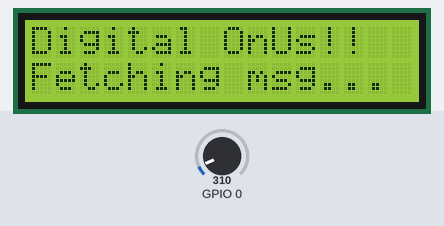
Recording of a sketch running on a simulated ESP32. Shown: 16×2 character LCD. The inputs (shaded band) are chosen by the test bench; at power-on: GPIO 0 = 310. WiFi joins after 1.5 s; servers stay silent unless stated; uploads are accepted with an empty reply; what the sketch prints to the serial monitor is not drawn.

Above: at 10.1 s.
At 11.4 s:
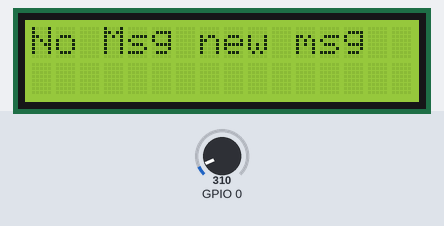

The sketch:

arduino_firmware.ino
```cpp
#include <SPI.h>
#include <WiFi.h>
#include <LiquidCrystal.h>

char ssid[] = "java.lang.NullPointerException";     //  your network SSID (name)
char pass[] = "ch1l@qu1l3s";    // your network password
//char ssid[] = "digitalonus";
//char pass[] = "D1gitalonus";
int keyIndex = 0;            // your network key Index number (needed only for WEP)

//Maximum 10 messages of 32 characters. Display is 16x2
char msgQueue[320];
char lastCharReceived;
bool isRequestBody = false;
int i = 0;
int k = 0;

int status = WL_IDLE_STATUS;
// if you don't want to use DNS (and reduce your sketch size)
// use the numeric IP instead of the name for the server:
//IPAddress server(74,125,232,128);  // numeric IP for Google (no DNS)
char server[] = "digitalonus.academicos.com.mx";    // name address for Google (using DNS)

// Initialize the Ethernet client library
// with the IP address and port of the server
// that you want to connect to (port 80 is default for HTTP):
WiFiClient client;

// initialize the library by associating any needed LCD interface pin
// with the arduino pin number it is connected to
const int rs = 12, en = 11, d4 = 5, d5 = 4, d6 = 3, d7 = 2;
LiquidCrystal lcd(rs, en, d4, d5, d6, d7);

float temperature = 25.0;

unsigned long intervalTempPOST = 50;//POST Temperature each 300ms
unsigned long intervalGetMsg = 5000;//Get Messages each 5sec
unsigned long pastMillisTempPOST = 0;
unsigned long pastMillisGetMsg = 0;
unsigned long currentMillis = 0;

void setup() {
  //Initialize serial and wait for port to open:
  Serial.begin(115200);

  // set up the LCD's number of columns and rows:
  lcd.begin(16, 2);
  printBanner();
  blankMsgQueue();

  // check for the presence of the shield:
  if (WiFi.status() == WL_NO_SHIELD) {
    Serial.println("WiFi shield not present");
    lcd.clear();
    lcd.println("No WiFi shield");
    // don't continue:
    while(true);
  }

  // attempt to connect to Wifi network:
  while (status != WL_CONNECTED) {
    Serial.print("Attempting to connect to SSID: ");
    lcd.clear();
    lcd.println("Connecting wifi...");
    Serial.println(ssid);
    // Connect to WPA/WPA2 network. Change this line if using open or WEP network:
    status = WiFi.begin(ssid, pass);
    delay(5000);
  }
  Serial.println("Connected to wifi");
  lcd.clear();
  lcd.println("Connected to wifi");
  printWifiStatus();
}

void loop() {
  currentMillis = millis();
  if((currentMillis - pastMillisGetMsg) >= intervalGetMsg) {
    printBanner();
    requestMessages();
    delay(1000);
    waitForMessageResponse();
    displayMsgs();
    pastMillisGetMsg = currentMillis;
  }

  if((currentMillis - pastMillisTempPOST) >= intervalTempPOST) {
    postTempData();
    pastMillisTempPOST = currentMillis;
  }
}

void postTempData() {
  Serial.println("\nStarting connection to server to post temp..");
  // if you get a connection, report back via serial:
  if (client.connect(server, 80)) {
    Serial.println("connected to server");

    //Get Temperature from LM35
    int bits = analogRead(0);
    temperature = (bits * 500) / 1024.0; //ºC

    String content = "temperature=" + String(temperature,1);
    String contentHeader = "Content-Length: " + String(content.length());
    Serial.println(content);
    Serial.println(contentHeader);

    // Make a HTTP request:
    client.println("POST /api/temp HTTP/1.1");
    client.println("Host: digitalonus.academicos.com.mx");
    client.println(contentHeader);
    client.println("Content-Type: application/x-www-form-urlencoded");
    client.println("Connection: close");
    client.println();
    client.println(content);
  } else {
    Serial.println("ERROR connecting to server");
  }

  while(true) {
    // if there are incoming bytes available
    // from the server, read them and print them
    while (client.available()) {
      char c = client.read();
      Serial.write(c);
    }

    // if the server's disconnected, stop the client
    if (!client.connected()) {
      Serial.println();
      Serial.println("Disconnecting from server...");
      client.stop();
      break;
    }
  }
}

void printBanner() {
  lcd.clear();
  lcd.print("Digital OnUs!!");
  //Point to the second row
  lcd.setCursor(0, 1);
  lcd.print("Fetching msg...");
}

void requestMessages() {
  Serial.println("\nStarting connection to server to fetch messages...");
  // if you get a connection, report back via serial:
  if (client.connect(server, 80)) {
    Serial.println("connected to server");
    // Make a HTTP request:
    client.println("GET /api/iot-msg HTTP/1.1");
    client.println("Host: digitalonus.academicos.com.mx");
    client.println("Connection: close");
    client.println();
  } else {
    Serial.println("ERROR connecting to server");
  }
}

void waitForMessageResponse() {
  isRequestBody = false;
  lastCharReceived = 0;
  i = 0;
  while(true) {
    if (isRequestBody) {
      enqueueResponse();
    } else {
      removeHeaders();
    }

    //If client got disconnected stop the client
    if (!client.connected() && !client.available()) {
      client.stop();
      return;
    }
  }
}

void removeHeaders() {
  while (client.available()) {
    char c = client.read();
    Serial.write(c);
    if (lastCharReceived == '\n' && c == '\r') {
      //Headers are done
      isRequestBody = true;
      return;
      //Serial.println("**Separator of Header - Body**");
    }
    lastCharReceived = c;
  }
}

void enqueueResponse() {
  //From here to end is the body of the response
  while (client.available()) {
    char c = client.read();
    Serial.write(c);
    if (c != '\r' && c != '\n') {
      msgQueue[i] = c;
      i++;
    }
  }
}

void displayMsgs() {
  k = 0;

  if (msgQueue[0] == '\0') {
    //No messages
    lcd.clear();
    lcd.print("No Msg new msg");
    return;
  }

  while (true) {
    if (k >= 320 || msgQueue[k] == '\0') {
      break;
    }
    displayMsg();
    delay(3000);
  }

  blankMsgQueue();
}

void displayMsg() {
  char c;
  lcd.clear();

  //Get the name
  while (true) {
    c = msgQueue[k];
    k++;
    if (c == ';' || c == '\0' || c == ':') {
      break;
    }
    lcd.print(c);
  }

  //Point to the second row
  lcd.setCursor(0, 1);

  //Get the msg txt
  while (true) {
    c = msgQueue[k];
    k++;
    if (c == ';' || c == '\0') {
      break;
    }
    lcd.print(c);
  }
}

void blankMsgQueue() {
  for (int j = 0; j < 320; j++) {
    msgQueue[j] = '\0';//null all
  }
}

void printWifiStatus() {
  // print the SSID of the network you're attached to:
  Serial.print("SSID: ");
  Serial.println(WiFi.SSID());

  // print your WiFi shield's IP address:
  IPAddress ip = WiFi.localIP();
  Serial.print("IP Address: ");
  Serial.println(ip);

  // print the received signal strength:
  long rssi = WiFi.RSSI();
  Serial.print("signal strength (RSSI):");
  Serial.print(rssi);
  Serial.println(" dBm");
}
```

Measured:
- what the display in image 0 shows lasts 1.3 s, from 10.1 s to 11.4 s
- what the display in image 1 shows lasts 3.9 s, from 11.4 s to 15.3 s
